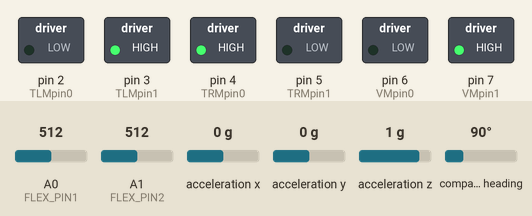
Bench run of a sketch on a simulated Arduino Uno, built with avr-gcc and run on an emulated ATmega328P. Shown: switched loads named in the sketch (green lamp = pin HIGH). The inputs (shaded band) are chosen by the test bench; at power-on: acceleration y 0 g, A0 (FLEX_PIN1) = 512, A1 (FLEX_PIN2) = 512, acceleration x 0 g, acceleration z 1 g, compass heading 90°. Pins used as bus, display or sensor lines are not drawn; what the sketch prints to the serial monitor is not drawn.

Above: at 2.8 s.
2.9 s: acceleration y set to 0.3 g
At 3.4 s:
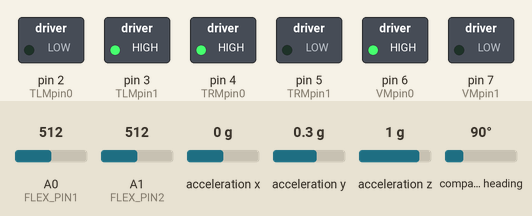
4.5 s: A0 (FLEX_PIN1) set to 434
7.5 s: A0 (FLEX_PIN1) set to 406
At 8.7 s:
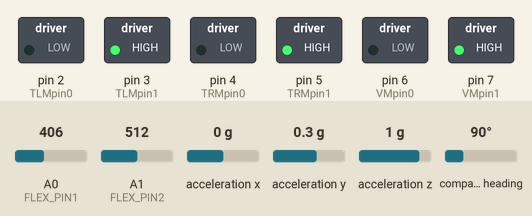
9.0 s: A1 (FLEX_PIN2) set to 527
12.0 s: A1 (FLEX_PIN2) set to 555
Timing chart, 0 to 15.0 s (numbered marks = the images above; inputs shaded):
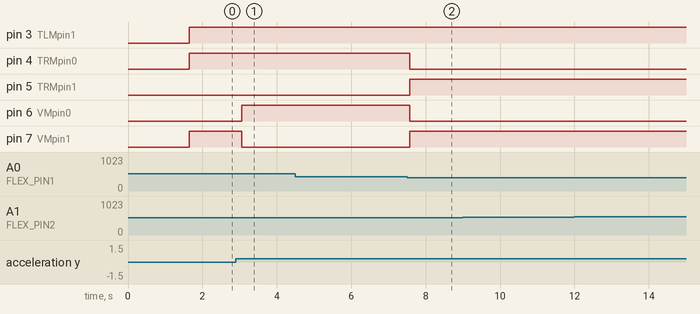

Measured:
- the behaviour switches between 0.1 and 0.2 g on acceleration y (found by bisection; images 0 and 1)
- the behaviour switches between 424 and 423 on A0 (FLEX_PIN1) (found by bisection; images 1 and 2)
- after the input at 2.9 s, pin 6 (VMpin0): LOW → HIGH after 0.16 s; pin 7 (VMpin1): HIGH → LOW after 0.16 s
- after the input at 4.5 s, every drawn part: stays the same
- after the input at 7.5 s, pin 4 (TRMpin0), pin 6 (VMpin0): HIGH → LOW after 0.08 s; pin 5 (TRMpin1), pin 7 (VMpin1): LOW → HIGH after 0.08 s
- after the input at 9.0 s, every drawn part: stays the same
- after the input at 12.0 s, every drawn part: stays the same

The sketch:

UnderwaterROVDrive.ino
```cpp
/*
 * Irene Terpstra
 * Team Handroid 
 * 7/21/17 
 * Code for underwater ROV drive with BNO055 + flex sensors 
 */
#include <Wire.h>
#include <Adafruit_Sensor.h>
#include <Adafruit_BNO055.h>
#include <utility/imumaths.h>

const int FLEX_PIN1 = A0; // Pin connected to voltage divider output
const int FLEX_PIN2 = A1; // Pin connected to voltage divider output
// Measure the voltage at 5V and the actual resistance of your
// 47k resistor, and enter them below:
const float VCC = 4.98; // Measured voltage of Ardunio 5V line
const float R_DIV = 47500.0; // Measured resistance of 3.3k resistor
const float STRAIGHT_RESISTANCE = 37300.0; // resistance when straight
const float BEND_RESISTANCE = 90000.0; // resistance at 90 deg
float angle1 = 0;
float angle2 = 0;

int TLMpowerPin = 11; //PWM
int TLMpin0 = 2;
int TLMpin1 = 3;
int TRMpowerPin = 10; //PWM
int TRMpin0 = 4;
int TRMpin1 = 5;
int VMpowerPin = 9; //PWM
int VMpin0 = 6;
int VMpin1 = 7;

double y = 0; // yaw
double p = 0; // pitch
double r = 0; // roll

double zeroBX = 0;
double tempBX = 0;
double BX, BY, BZ;

int prevTLP, prevTRP, prevVP = 0;
int trueTLP, trueTRP, trueVP;
double K = 0.5;

int turnLPower = 0;
int turnRPower = 0;
int verticalPower = 0;

int BNO055_SAMPLERATE_DELAY_MS = 100;

Adafruit_BNO055 bno = Adafruit_BNO055(55);

/**************************************************************************/
/*
    Displays some basic information on this sensor from the unified
    sensor API sensor_t type (see Adafruit_Sensor for more information)
*/
/**************************************************************************/
void displaySensorDetails(void)
{
  sensor_t sensor;
  bno.getSensor(&sensor);
  Serial.println("------------------------------------");
  Serial.print  ("Sensor:       "); Serial.println(sensor.name);
  Serial.print  ("Driver Ver:   "); Serial.println(sensor.version);
  Serial.print  ("Unique ID:    "); Serial.println(sensor.sensor_id);
  Serial.print  ("Max Value:    "); Serial.print(sensor.max_value); Serial.println(" xxx");
  Serial.print  ("Min Value:    "); Serial.print(sensor.min_value); Serial.println(" xxx");
  Serial.print  ("Resolution:   "); Serial.print(sensor.resolution); Serial.println(" xxx");
  Serial.println("------------------------------------");
  Serial.println("");
  delay(500);
}

/**************************************************************************/
/*
    Display sensor calibration status
*/
/**************************************************************************/
void displayCalStatus(void)
{
  /* Get the four calibration values (0..3) Any sensor data reporting 0 should be ignored, 3 means 'fully calibrated" */
  uint8_t system, gyro, accel, mag;
  system = gyro = accel = mag = 0;
  bno.getCalibration(&system, &gyro, &accel, &mag);

  /* The data should be ignored until the system calibration is > 0 */
  Serial.print("\t");
  if (!system)
  {
    Serial.print("! ");
  }

  /* Display the individual values */
  Serial.print("Sys:");
  Serial.print(system, DEC);
  Serial.print(" G:");
  Serial.print(gyro, DEC);
  Serial.print(" A:");
  Serial.print(accel, DEC);
  Serial.print(" M:");
  Serial.print(mag, DEC);
}

/*  Convert yaw, pitch, and roll into [-100,100] power values*/
int convertToPower(double input){
  int output = 0;
  if (input <= 45 || input >= -45){
    if (input >= 7){
      output = map(input, 0, 45, 0, 50); // ((roll - 10) / 90); // o => [0,50]
    } else if (input <= -7){
      output = map(input, -45, 0, -50, 0); // ((roll + 10) / 90); // o => [-50,0]
    }
  } else {
    if (input > 0){
      output = 50;
    } else {
      output = -50;
    }
  }

  return output;
}

int convertFlexPower(double input){
  int output = 0;
  if (input <= 90 && input >= 5){
    output = map(input, 5, 90, 0, 50); // ((roll - 10) / 90); // o => [0,50]
  } else if (input > 90){
    output = 50;
  }

  return output;
}

/* Motpr power function*/
void motorWrapper(int motorPower, int motor, int pin1, int pin0){
  int power;
  if (motorPower >= 0){
    power = map (motorPower, 0, 101, 50, 255); //(motorPower / 2) * 255; //Divide motor power by range of expected input (in this case it is [-100, 100])
    analogWrite(motor, power);
    //direction = 1; (forward)
      digitalWrite(pin1, LOW);
      digitalWrite(pin0, HIGH);

  } else{
    power =  map(-motorPower, 0, 101, 50, 255); //(-motorPower) * 255; //Divide motor power by range of expected input (in this case it is [-100, 100])
    analogWrite(motor, power);
    //direction = 0; (backward)
      digitalWrite(pin1, HIGH);
      digitalWrite(pin0, LOW);
  }
}

float calculateResistance(int pinout){
  float angle = 0;
  int flexADC = analogRead(pinout);
  float flexV = flexADC * VCC / 1023.0;
  float flexR = R_DIV * (VCC / flexV - 1.0);
  // Use the calculated resistance to estimate the sensor's bend angle:
  angle = map(flexR, STRAIGHT_RESISTANCE, BEND_RESISTANCE, 0, 90.0);
  return angle;
}

void setup() {
  Serial.begin(9600);
  Serial.println("Orientation Sensor Test"); Serial.println("");

  /* Initialise the sensor */
  if(!bno.begin())
  {
    Serial.print("Ooops, no BNO055 detected ... Check your wiring or I2C ADDR!");
    while(1);
  }

  delay(1000);

  /* Display some basic information on this sensor */
  displaySensorDetails();

  bno.setExtCrystalUse(true);

  pinMode(FLEX_PIN1, INPUT);
  pinMode(FLEX_PIN2, INPUT);

  pinMode(TRMpowerPin, OUTPUT);
  pinMode(TRMpin0, OUTPUT);
  pinMode(TRMpin1, OUTPUT);
  pinMode(TLMpowerPin, OUTPUT);
  pinMode(TLMpin0, OUTPUT);
  pinMode(TLMpin1, OUTPUT);
  pinMode(VMpowerPin, OUTPUT);
  pinMode(VMpin0, OUTPUT);
  pinMode(VMpin1, OUTPUT);
}

void loop() {
  sensors_event_t event;
  bno.getEvent(&event);

  angle1 = calculateResistance(FLEX_PIN1);
  angle2 = calculateResistance(FLEX_PIN2);

  if (angle1 > 50 && angle2 > 50){
    zeroBX = event.orientation.x;
  }
  if ((event.orientation.x - zeroBX) > 0){
    tempBX = event.orientation.x - zeroBX;
  } else {
    tempBX = 360 + (event.orientation.x - zeroBX);
  }

  if(tempBX <= 180){
    BX = tempBX;
  } else {
    BX = tempBX - 360;
  }
  BZ = event.orientation.z;
  BY = event.orientation.y;


  y = convertToPower(BX);
  p = convertToPower(BZ);
  r = convertToPower(BY);
  int accel = abs(convertFlexPower(angle2));
//  if (p < 0){
//    accel = -accel;
//  }

  if (angle1 <= 50){
    turnLPower = accel + y;
    turnRPower = accel - y;
    verticalPower = p;
  } else {
    turnLPower = 0;
    turnRPower = 0;
    verticalPower = 0;
  }

  int error = (verticalPower - prevVP) * K;

  trueVP = + prevVP;

//  Pt+1 = Pd + Pt
//  Pd = error * k


  motorWrapper(turnRPower, TRMpowerPin, TRMpin0, TRMpin1);
  motorWrapper(turnLPower, TLMpowerPin, TLMpin0, TLMpin1);
  motorWrapper(verticalPower, VMpowerPin, VMpin0, VMpin1);


  /* Display the floating point data */

  Serial.print("Yaw: ");
  Serial.print(BX, 4); // yaw / spin [0,360]
  Serial.print("\tPitch: ");
  Serial.print(BZ, 4); // pitch [-180,180]
  Serial.print("\tRoll: ");
  Serial.print(BY, 4); // roll [-180,180]
  displayCalStatus();
  //Serial.print("\tResistance 1: " + String(flexR1) + " ohms\t");
  Serial.print("\tBend 1: " + String(angle1));
  //Serial.print("Resistance 2: " + String(flexR2) + " ohms\t");
  Serial.print("\tBend 2: " + String(angle2));

  Serial.print("\tTurnLPower: " + String(turnLPower));
  Serial.print("\tTurnRPower: " + String(turnRPower));
  Serial.print("\tVerticalPower: " + String(verticalPower));

  /* New line for  next sample */
  Serial.println("");

  /* Wait the specified delay before requesting nex data */
  delay(BNO055_SAMPLERATE_DELAY_MS);
}
```
